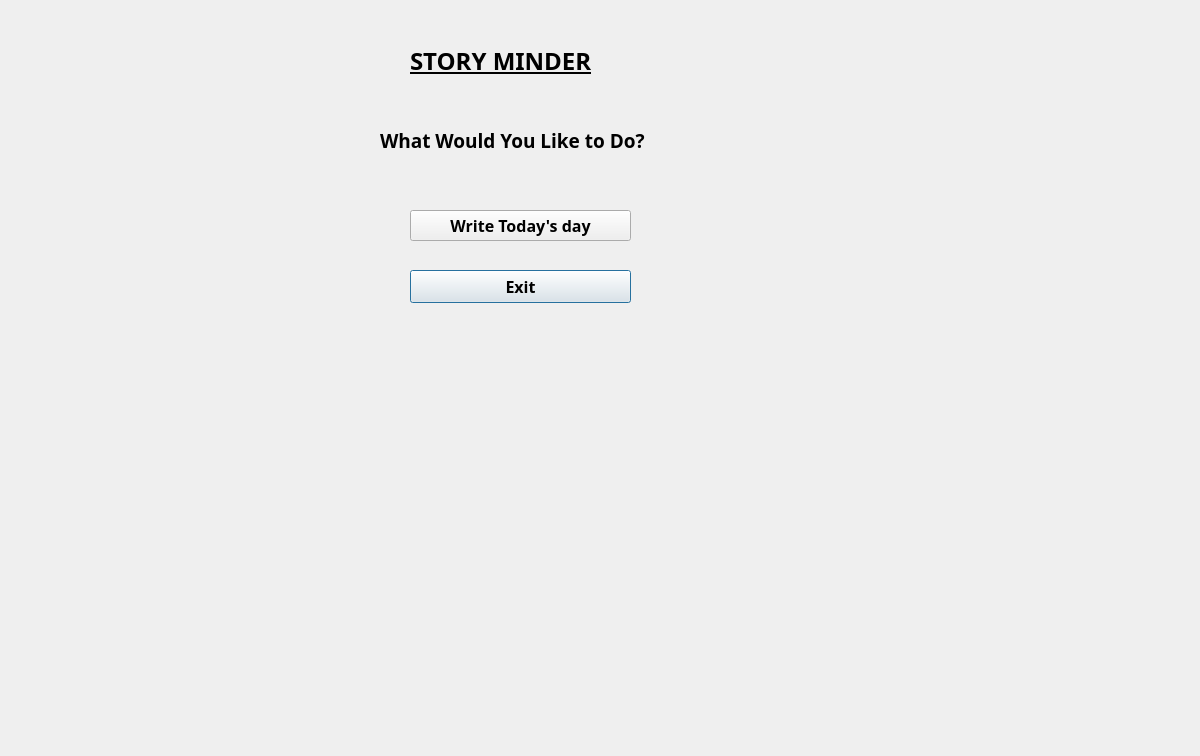
<?xml version="1.0" encoding="UTF-8"?>
<ui version="4.0">
 <class>Welcome</class>
 <widget class="QDialog" name="Welcome">
  <property name="geometry">
   <rect>
    <x>0</x>
    <y>0</y>
    <width>1200</width>
    <height>756</height>
   </rect>
  </property>
  <property name="windowTitle">
   <string>Dialog</string>
  </property>
  <widget class="QLabel" name="label">
   <property name="geometry">
    <rect>
     <x>410</x>
     <y>40</y>
     <width>211</width>
     <height>41</height>
    </rect>
   </property>
   <property name="font">
    <font>
     <family>Bahnschrift SemiBold</family>
     <pointsize>18</pointsize>
     <weight>75</weight>
     <bold>true</bold>
     <underline>true</underline>
    </font>
   </property>
   <property name="text">
    <string>STORY MINDER</string>
   </property>
  </widget>
  <widget class="QLabel" name="label_2">
   <property name="geometry">
    <rect>
     <x>380</x>
     <y>130</y>
     <width>271</width>
     <height>21</height>
    </rect>
   </property>
   <property name="font">
    <font>
     <family>Bahnschrift</family>
     <pointsize>14</pointsize>
     <weight>75</weight>
     <bold>true</bold>
    </font>
   </property>
   <property name="text">
    <string>What Would You Like to Do?</string>
   </property>
  </widget>
  <widget class="QPushButton" name="pushButton_2">
   <property name="geometry">
    <rect>
     <x>410</x>
     <y>270</y>
     <width>221</width>
     <height>33</height>
    </rect>
   </property>
   <property name="font">
    <font>
     <family>Bahnschrift</family>
     <pointsize>12</pointsize>
     <weight>75</weight>
     <bold>true</bold>
    </font>
   </property>
   <property name="text">
    <string>Exit</string>
   </property>
  </widget>
  <widget class="QPushButton" name="pushButton">
   <property name="geometry">
    <rect>
     <x>410</x>
     <y>210</y>
     <width>221</width>
     <height>31</height>
    </rect>
   </property>
   <property name="font">
    <font>
     <family>Bahnschrift</family>
     <pointsize>12</pointsize>
     <weight>75</weight>
     <bold>true</bold>
    </font>
   </property>
   <property name="text">
    <string>Write Today's day</string>
   </property>
  </widget>
 </widget>
 <resources/>
 <connections/>
</ui>
